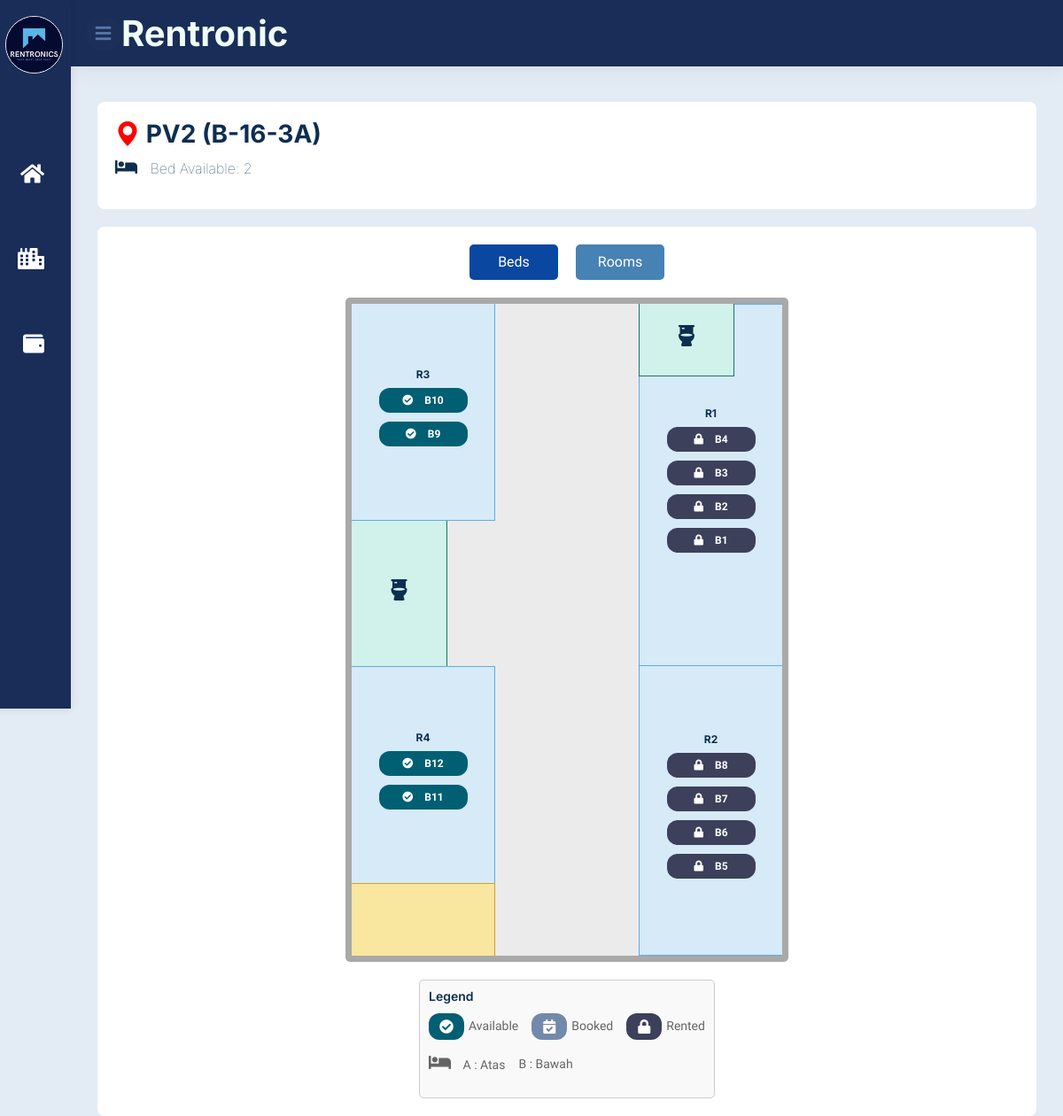
Page /module-property/floorplan/pv2-b-16-3a.php?propertyID=7&unitID=U7001 (signed in) on the committed database.
### tables this page shows
CREATE TABLE `property` (
  `PropertyID` varchar(6) NOT NULL,
  `PropertyName` varchar(255) NOT NULL,
  `PropertyType` varchar(255) NOT NULL,
  `Location` varchar(255) NOT NULL,
  `Maps` varchar(255) DEFAULT NULL,
  `PropertyStatus` varchar(50) DEFAULT 'Active',
  `CreatedAt` datetime DEFAULT CURRENT_TIMESTAMP,
  `UpdatedAt` datetime DEFAULT CURRENT_TIMESTAMP ON UPDATE CURRENT_TIMESTAMP,
  `AgentID` varchar(6) DEFAULT NULL
);

CREATE TABLE `unit` (
  `UnitID` varchar(6) NOT NULL,
  `PropertyID` varchar(6) NOT NULL,
  `UnitNo` varchar(255) NOT NULL,
  `FloorPlan` varchar(255) DEFAULT NULL,
  `Investor` varchar(255) DEFAULT NULL,
  `UnitType` varchar(50) DEFAULT NULL,
  `OccupancyStatus` varchar(50) DEFAULT 'Available',
  `CreatedAt` datetime DEFAULT CURRENT_TIMESTAMP,
  `UpdatedAt` datetime DEFAULT CURRENT_TIMESTAMP ON UPDATE CURRENT_TIMESTAMP
);

CREATE TABLE `room` (
  `RoomID` varchar(6) NOT NULL,
  `UnitID` varchar(6) NOT NULL,
  `RoomNo` varchar(255) NOT NULL,
  `RoomRentAmount` decimal(10,2) NOT NULL,
  `Katil` int(11) DEFAULT NULL,
  `RoomStatus` varchar(50) NOT NULL,
  `CreatedAt` datetime DEFAULT CURRENT_TIMESTAMP,
  `UpdatedAt` datetime DEFAULT CURRENT_TIMESTAMP ON UPDATE CURRENT_TIMESTAMP,
  `AgentID` varchar(6) DEFAULT NULL,
  `BaseRentAmount` decimal(10,2) DEFAULT NULL
);

CREATE TABLE `bed` (
  `BedID` varchar(6) NOT NULL,
  `RoomID` varchar(6) NOT NULL,
  `UnitID` varchar(6) NOT NULL,
  `BedNo` varchar(255) NOT NULL,
  `BaseRentAmount` decimal(10,2) NOT NULL,
  `BedStatus` varchar(50) NOT NULL,
  `CreatedAt` datetime DEFAULT CURRENT_TIMESTAMP,
  `UpdatedAt` datetime DEFAULT CURRENT_TIMESTAMP ON UPDATE CURRENT_TIMESTAMP,
  `AgentID` varchar(6) DEFAULT NULL,
  `BedRentAmount` decimal(10,2) NOT NULL DEFAULT '0.00'
);

### module-property/floorplan/floorplan.php (called while the page is built, shortened)
<?php
require_once __DIR__ . '/../../module-auth/dbconnection.php';
$propertyID = isset($_GET['propertyID']) ? $_GET['propertyID'] : null;
$propertyName = '';
if ($propertyID) {
    $stmt_property = $conn->prepare("SELECT PropertyName FROM Property WHERE PropertyID = ?");
    $stmt_property->bind_param("s", $propertyID);
    $stmt_property->execute();
    $stmt_property->bind_result($propertyName);
}
$unitID = isset($_GET['unitID']) ? $_GET['unitID'] : null;
$unitNo = '';
if ($unitID) {
    $stmt_unit = $conn->prepare("SELECT UnitNo FROM Unit WHERE UnitID = ?");
    $stmt_unit->bind_param("s", $unitID);
    $stmt_unit->execute();
    $stmt_unit->bind_result($unitNo);
}
$rooms = [];
$result = $conn->query("SELECT RoomID, UnitID, RoomNo FROM Room WHERE UnitID = '$unitID'");
while ($row = $result->fetch_assoc()) {
    $rooms[$row['UnitID']][] = $row;
}
$beds = [];
$result = $conn->query("SELECT BedID, RoomID, BedNo, BedStatus FROM Bed WHERE RoomID IN (SELECT RoomID FROM Room WHERE UnitID = '$unitID')");
while ($row = $result->fetch_assoc()) {
    $beds[$row['RoomID']][] = $row;
}
function countAvailableBeds($unitID, $rooms, $beds) {
    $availableBeds = 0;
    if (isset($rooms[$unitID])) {
        foreach ($rooms[$unitID] as $room) {
            $roomID = $room['RoomID'];
            if (isset($beds[$roomID])) {
                foreach ($beds[$roomID] as $bed) {
                    if ($bed['BedStatus'] === 'Available' || $bed['BedStatus'] === 'Vacant' || $bed['BedStatus'] === '' || is_null($bed['BedStatus'])) {
                        $availableBeds++;
                    }
                }
            }
        }
    }
    return $availableBeds;
}
$availableBedsCount = countAvailableBeds($unitID, $rooms, $beds);
?>

### module-property/floorplan/pv2-b-16-3a.php (the view, shortened to what this page needs)
<?php
require_once 'floorplan.php';
?>
<!DOCTYPE html>
<html lang="en">
<head>
    <link href="https://cdnjs.cloudflare.com/ajax/libs/font-awesome/5.10.0/css/all.min.css" rel="stylesheet">
    <link href="https://cdn.jsdelivr.net/npm/bootstrap-icons@1.4.1/font/bootstrap-icons.css" rel="stylesheet">
    <link rel="stylesheet" href="assets/css/feathericon.min.css">
    <link href="lib/animate/animate.min.css" rel="stylesheet">
    <link href="lib/owlcarousel/assets/owl.carousel.min.css" rel="stylesheet">
    <link href="lib/magnific-popup/dist/magnific-popup.css" rel="stylesheet">
    <link href="../../css/dashboardagent.css" rel="stylesheet">
    <link href="../../css/navbar.css" rel="stylesheet">
    <link href="css/pv2-b-16-3a.css" rel="stylesheet">
    <link href="../../css/bootstrap.min.css" rel="stylesheet">
</head>
<body>
    <div class="container-fluid p-0">
        <?php include('../../nav_sidebar.php'); ?>
        <div class="page-wrapper">
            <div class="content container-fluid">
                <div class="page-header">
                    <div class="row">
                        <div class="col-sm-12">
                            <h3 class="page-title">
                                <i class="bi bi-geo-alt-fill location-icon"></i>
                                <?php echo $propertyName; ?> (<?php echo $unitNo; ?>)
                                <br>
                                <p class="bed-available">
                                    <i style='font-size:20px; padding-right: 10px;' class="fas fa-bed"></i>
                                    Bed Available: <?php echo $availableBedsCount; ?>
                                </p>
                            </h3>
                        </div>
                    </div>
                </div>
                <div class="plan-container">
                    <div class="tab-buttons">
                        <button class="tab-btn active" onclick="switchTab('beds')">Beds</button>
                        <button class="tab-btn" onclick="switchTab('rooms')">Rooms</button>
                    </div>
                    <div class="floorplan active" id="beds">
                        <?php
                        $unitID = isset($_GET['unitID']) ? $_GET['unitID'] : null;
                        if ($unitID) {
                            $roomResult = $conn->query("SELECT RoomID, RoomNo FROM Room WHERE UnitID = '$unitID'");
                            if ($roomResult->num_rows > 0) {
                                $roomCounter = 1;
                                while ($room = $roomResult->fetch_assoc()) {
                                    $roomID = $room['RoomID'];
                                    echo "<div class='room room-r{$roomCounter}'>";
                                    echo "<h1 class='label'>R{$roomCounter}</h1>";
                                    echo "<ul class='bed-container'>";
                                    if (isset($beds[$roomID])) {
                                        $beds[$roomID] = array_reverse($beds[$roomID]);
                                        foreach ($beds[$roomID] as $bed) {
                                            preg_match('/B(\d+)/', $bed['BedNo'], $matches);
                                            $bedLabel = $matches[0];
                                            if ($bed['BedStatus'] == 'Rented') {
                                                $buttonClass = 'rented';
                                                $icon = '<i class="bt fas fa-lock"></i>';
                                            } elseif ($bed['BedStatus'] == 'Booked') {
                                                $buttonClass = 'booked';
                                                $icon = '<i class="bt fas fa-calendar-check"></i>';
                                            } else {
                                                $buttonClass = 'available';
                                                $icon = '<i class="bt fas fa-check-circle"></i>';
                                            }
                                            $bedDetailsUrl = ($bed['BedStatus'] == 'Rented' || $bed['BedStatus'] == 'Booked')
                                                ? "../tenant/tenant-details.php?bedID=" . $bed['BedID']
                                                : "../tenant/bookingform.php?bedID=" . $bed['BedID'];
                                            echo "  <li class='bed'>
                                                        <a href='{$bedDetailsUrl}'>
                                                            <button class='bed-button {$buttonClass}'>{$icon} {$bedLabel}</button>
                                                        </a>
                                                    </li>";
                                        }
                                    } else {
                                        echo "";
                                    }
                                    echo "</ul>";
                                    echo "</div>";
                                    $roomCounter++;
                                }
                            } else {
                                echo "<p>No rooms found for this unit.</p>";
                            }
                        } else {
                            echo "<p>Invalid UnitID.</p>";
                        }
                        ?>
                        <div class="toilet toilet-1">
                            <h1 class="label"><i style='font-size:24px' class='not fas'>&#xf7d8;</i></h1>
                        </div>
                        <div class="toilet toilet-2">
                            <h1 class="label"><i style='font-size:24px' class='not fas'>&#xf7d8;</i></h1>
                        </div>
                        <div class="kitchen">
                        </div>
                    </div>
                    <div class="legend">
                        <h4>Legend</h4>
                        <ul class="legend-list">
                            <li>
                                <button class="bed-button available">
                                    <i class="le fas fa-check-circle"></i>
                                </button>
                                Available
                            </li>
                            <li>
                                <button class="bed-button booked">
                                    <i class="le fas fa-calendar-check"></i>
                                </button>
                                Booked
                            </li>
                            <li>
                                <button class="bed-button rented">
                                    <i class="le fas fa-lock"></i>
                                </button>
                                Rented
                            </li>
                        </ul>
                        <ul class="legend-list">
                            <li>
                                <p class="bed-position">
                                    <i style='font-size:20px; padding-right: 10px;' class="fas fa-bed"></i>
                                    A : Atas
                                </p>
                            </li>
                            <li>
                                <p class="bed-position">
                                    B : Bawah
                                </p>
                            </li>
                        </ul>
                    </div>
                </div>
            </div>
        </div>
    </div>
</body>
</html>

### css/dashboardagent.css (style rules this page uses)
:root { --font-primary: "Roboto", sans-serif; --font-secondary: "Merriweather", serif; --color-primary: #1c2f59; --color-secondary: #6c757d; --color-success: #28a745; --color-danger: #dc3545; --color-warning: #ffc107; --color-info: #17a2b8; --color-light: #f8f9fa; --color-dark: #343a40; --color-btn: #5678aa ; --confirm: #28a745; --cancel: #dc3545; }
body { background-color: #e3ecf5; margin: 0 !important; padding: 0 !important; font-family: var(--font-primary); color: var(--color-dark); }
a { text-decoration: none; }
body { font-family: var(--font-primary); }
.page-wrapper { margin-left: 80px; padding-top: 10px; position: relative; transition: all 0.4s ease; }
.page-wrapper > .content { padding: 1.875rem 1.875rem 0; }
.row { padding-bottom: 0; }

### css/navbar.css (style rules this page uses)
:root { --font-primary: "Roboto", sans-serif; --font-secondary: "Merriweather", serif; --color-primary: #1c2f59; --color-secondary: #6c757d; --color-success: #28a745; --color-danger: #dc3545; --color-warning: #ffc107; --color-info: #17a2b8; --color-light: #f8f9fa; --color-dark: #343a40; --color-btn: #5678aa ; --confirm: #28a745; --cancel: #dc3545; }
a { text-decoration: none; }
li { list-style: none; }
.fas { font-size: 24px; display: inline-block; }
button { padding: 12px; background-color: var(--color-primary); color: #fff; border: none; border-radius: 4px; cursor: pointer; }

### module-property/floorplan/pv2-b-16-3a.php (style rules this page uses)
body { background-color: #e3ecf5; font-family: 'Heebo', sans-serif; }

### rows in the picture
property: PropertyName "PV2"
unit: UnitNo "B-16-3A"
bed: BedStatus "Rented" (drawn), bedLabel "B4"
bed: BedStatus "Rented" (drawn), bedLabel "B3"
bed: BedStatus "Rented" (drawn), bedLabel "B2"
bed: BedStatus "Rented" (drawn), bedLabel "B1"
bed: BedStatus "Rented" (drawn), bedLabel "B8"
bed: BedStatus "Rented" (drawn), bedLabel "B7"
bed: BedStatus "Rented" (drawn), bedLabel "B6"
bed: BedStatus "Rented" (drawn), bedLabel "B5"
bed: bedLabel "B10"
bed: bedLabel "B9"
bed: bedLabel "B12"
bed: bedLabel "B11"

### other values in the picture
$availableBedsCount "2"
